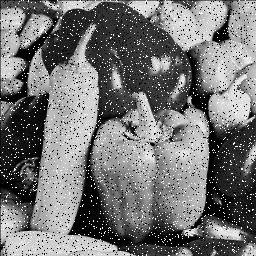
#> input picture midterm/task3.jpg, 256 x 256 px
$ jupyter execute Task3.ipynb
#> lines starting #> are read from the running program, lines starting #| are printed output that depends on the picture
[cell 1]
#T3

import matplotlib.pyplot as plt
import matplotlib.image as img
from scipy import ndimage as nimg

pic = img.imread('task3.jpg')
#> pic is the input picture: shape (256, 256); min 0, max 255, mean 117
gflt = nimg.median_filter(pic, 3)
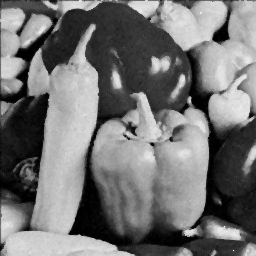
#> gflt: shape (256, 256); min 0, max 249, mean 115.6

fig = plt.figure(figsize=(15, 10))
plt.subplot(131)
plt.imshow(pic, cmap='gray')
plt.subplot(132)
plt.imshow(gflt, cmap='gray')
plt.subplot(133)
plt.imshow((pic - gflt), cmap='gray')

plt.show()
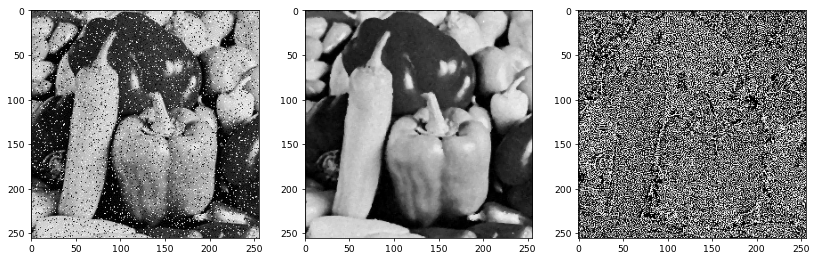
#> figure drawn by matplotlib, 3 panels

$ run again, with midterm/task1.jpg copied over midterm/task3.jpg
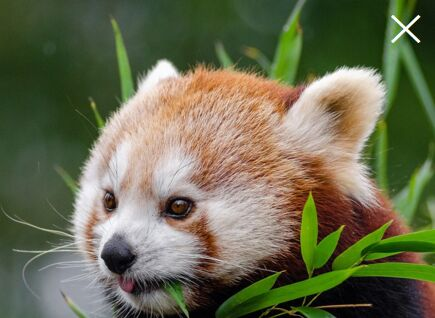
#> input picture midterm/task1.jpg, 435 x 318 px
#> pic is the input picture: shape (318, 435, 3); mean R, G, B 106.7, 108.4, 80.7
#> `gflt = nimg.median_filter(pic, 3)`:
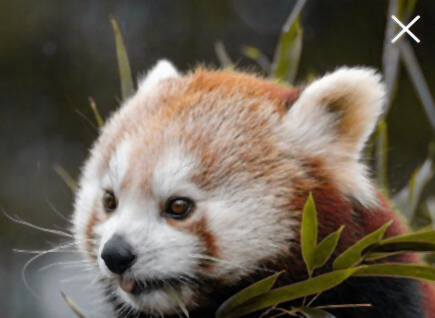
#> gflt: shape (318, 435, 3); mean R, G, B 105.6, 96.6, 83.5
#> `plt.show()`:
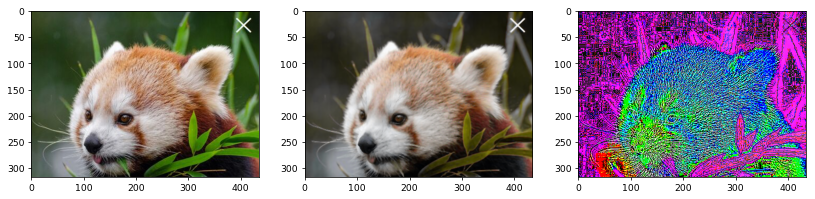
#> figure drawn by matplotlib, 3 panels

$ run again, with midterm/task2.jpg copied over midterm/task3.jpg
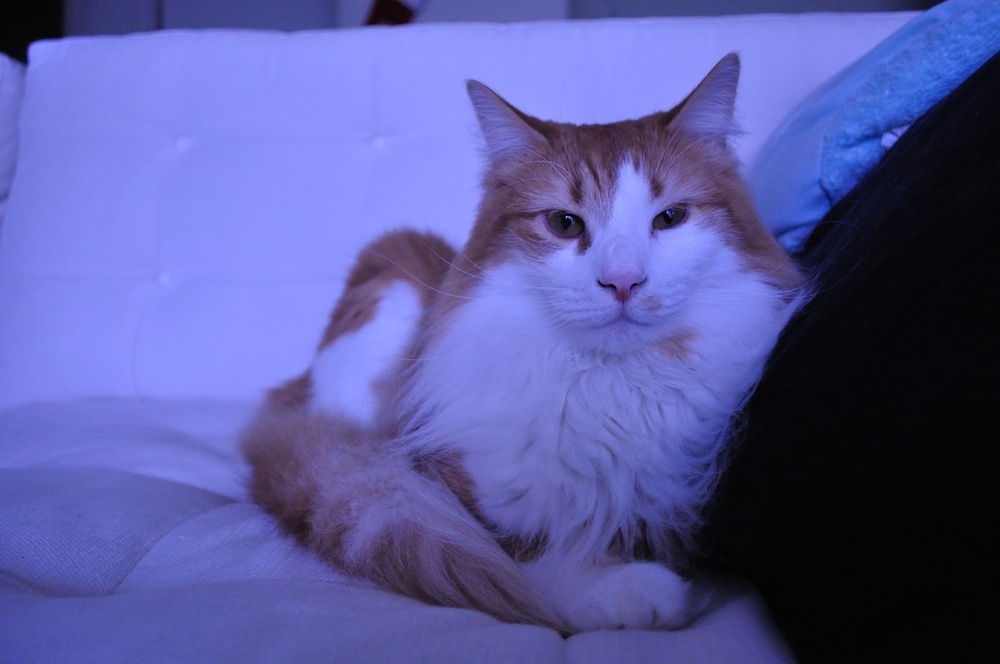
#> input picture midterm/task2.jpg, 1000 x 664 px, shrunk from 1600 x 1063 before the run
#> pic is the input picture: shape (664, 1000, 3); mean R, G, B 87, 88.7, 158
#> `gflt = nimg.median_filter(pic, 3)`:
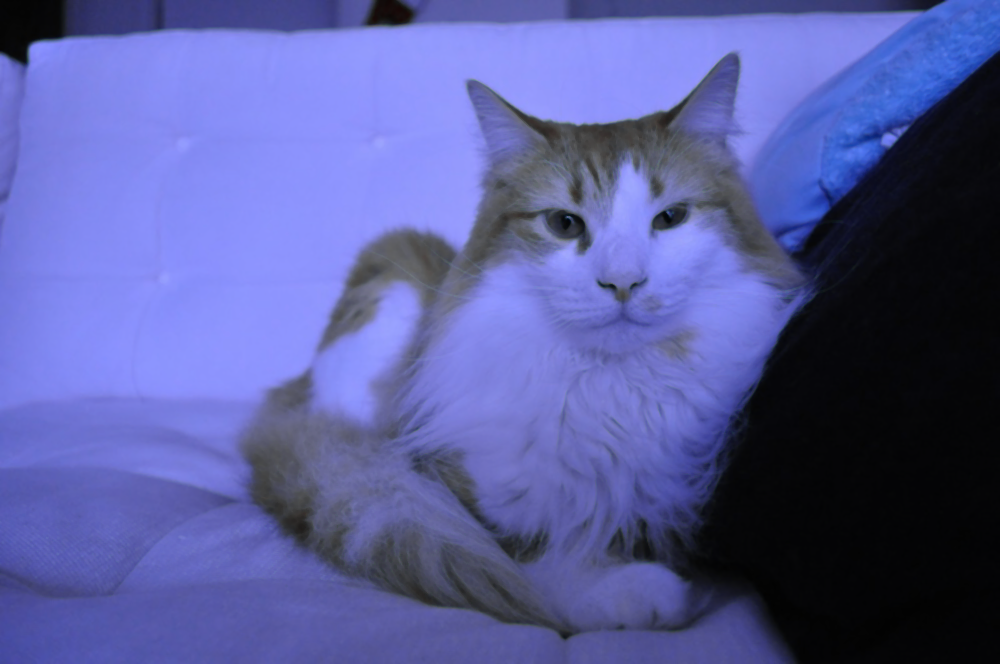
#> gflt: shape (664, 1000, 3); mean R, G, B 87, 91.5, 156.3
#> `plt.show()`:
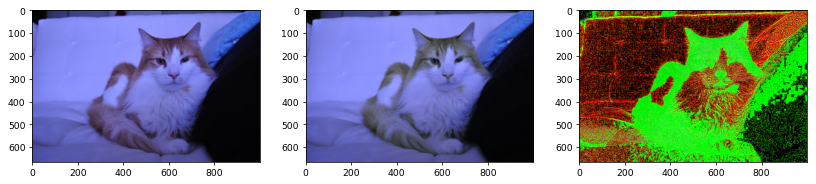
#> figure drawn by matplotlib, 3 panels
